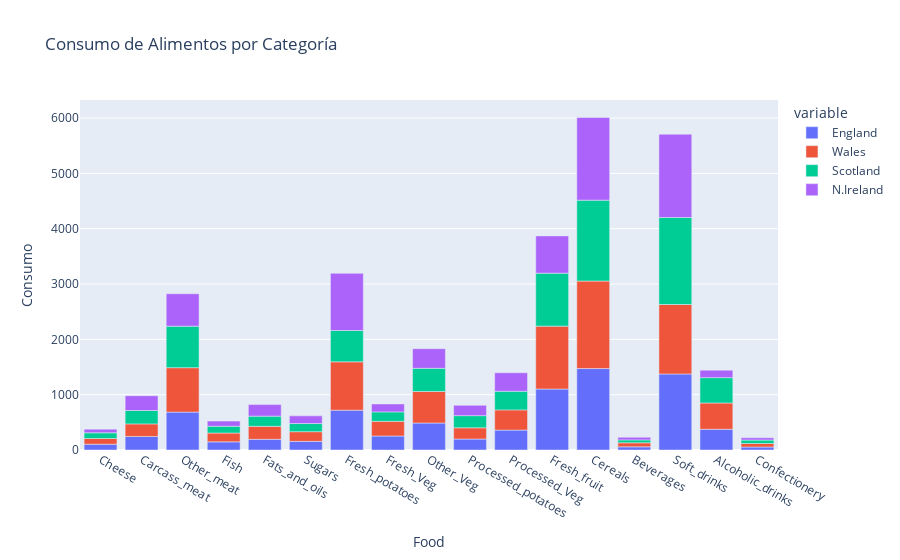

The cell this chart's notebook holds for it:
### Code cell
fig = px.bar(data, x='Food', y=['England', 'Wales', 'Scotland', 'N.Ireland'],
             title='Consumo de Alimentos por Categoría', labels={'value': 'Consumo'})
fig.show()

### Figure 1 — Plotly figure (JSON) as saved in the notebook; plotly's stock layout.template omitted (floating-point values rounded to 4 significant figures)
{"data": [{"alignmentgroup": "True", "hovertemplate": "variable=England<br>Food=%{x}<br>Consumo=%{y}<extra></extra>", "legendgroup": "England", "marker": {"color": "#636efa", "pattern": {"shape": ""}}, "name": "England", "offsetgroup": "England", "orientation": "v", "showlegend": true, "textposition": "auto", "type": "bar", "x": ["Cheese", "Carcass_meat ", "Other_meat ", "Fish", "Fats_and_oils ", "Sugars", "Fresh_potatoes ", "Fresh_Veg ", "Other_Veg ", "Processed_potatoes ", "Processed_Veg ", "Fresh_fruit ", "Cereals ", "Beverages", "Soft_drinks ", "Alcoholic_drinks ", "Confectionery "], "xaxis": "x", "y": [105, 245, 685, 147, 193, 156, 720, 253, 488, 198, 360, 1102, 1472, 57, 1374, 375, 54], "yaxis": "y"}, {"alignmentgroup": "True", "hovertemplate": "variable=Wales<br>Food=%{x}<br>Consumo=%{y}<extra></extra>", "legendgroup": "Wales", "marker": {"color": "#EF553B", "pattern": {"shape": ""}}, "name": "Wales", "offsetgroup": "Wales", "orientation": "v", "showlegend": true, "textposition": "auto", "type": "bar", "x": ["Cheese", "Carcass_meat ", "Other_meat ", "Fish", "Fats_and_oils ", "Sugars", "Fresh_potatoes ", "Fresh_Veg ", "Other_Veg ", "Processed_potatoes ", "Processed_Veg ", "Fresh_fruit ", "Cereals ", "Beverages", "Soft_drinks ", "Alcoholic_drinks ", "Confectionery "], "xaxis": "x", "y": [103, 227, 803, 160, 235, 175, 874, 265, 570, 203, 365, 1137, 1582, 73, 1256, 475, 64], "yaxis": "y"}, {"alignmentgroup": "True", "hovertemplate": "variable=Scotland<br>Food=%{x}<br>Consumo=%{y}<extra></extra>", "legendgroup": "Scotland", "marker": {"color": "#00cc96", "pattern": {"shape": ""}}, "name": "Scotland", "offsetgroup": "Scotland", "orientation": "v", "showlegend": true, "textposition": "auto", "type": "bar", "x": ["Cheese", "Carcass_meat ", "Other_meat ", "Fish", "Fats_and_oils ", "Sugars", "Fresh_potatoes ", "Fresh_Veg ", "Other_Veg ", "Processed_potatoes ", "Processed_Veg ", "Fresh_fruit ", "Cereals ", "Beverages", "Soft_drinks ", "Alcoholic_drinks ", "Confectionery "], "xaxis": "x", "y": [103, 242, 750, 122, 184, 147, 566, 171, 418, 220, 337, 957, 1462, 53, 1572, 458, 62], "yaxis": "y"}, {"alignmentgroup": "True", "hovertemplate": "variable=N.Ireland<br>Food=%{x}<br>Consumo=%{y}<extra></extra>", "legendgroup": "N.Ireland", "marker": {"color": "#ab63fa", "pattern": {"shape": ""}}, "name": "N.Ireland", "offsetgroup": "N.Ireland", "orientation": "v", "showlegend": true, "textposition": "auto", "type": "bar", "x": ["Cheese", "Carcass_meat ", "Other_meat ", "Fish", "Fats_and_oils ", "Sugars", "Fresh_potatoes ", "Fresh_Veg ", "Other_Veg ", "Processed_potatoes ", "Processed_Veg ", "Fresh_fruit ", "Cereals ", "Beverages", "Soft_drinks ", "Alcoholic_drinks ", "Confectionery "], "xaxis": "x", "y": [66, 267, 586, 93, 209, 139, 1033, 143, 355, 187, 334, 674, 1494, 47, 1506, 135, 41], "yaxis": "y"}], "layout": {"barmode": "relative", "legend": {"title": {"text": "variable"}, "tracegroupgap": 0}, "title": {"text": "Consumo de Alimentos por Categoría"}, "xaxis": {"anchor": "y", "domain": [0, 1], "title": {"text": "Food"}}, "yaxis": {"anchor": "x", "domain": [0, 1], "title": {"text": "Consumo"}}}}
